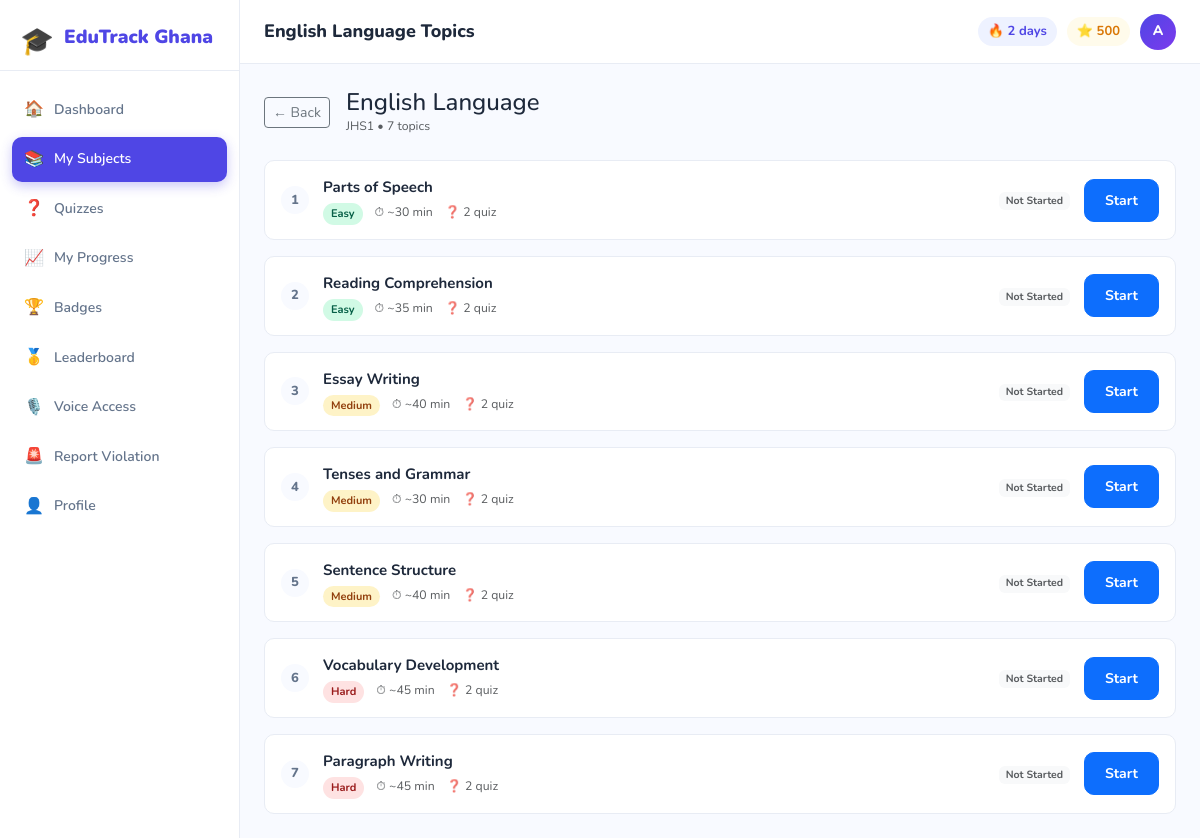
The app's page /student/subject_topics.php?id=2 (signed in) with its own data.
### tables this page shows
CREATE TABLE `subjects` (
  `id` int(11) NOT NULL AUTO_INCREMENT,
  `name` varchar(100) NOT NULL,
  `code` varchar(20) NOT NULL,
  `description` text DEFAULT NULL,
  `icon` varchar(50) DEFAULT 'book',
  `color` varchar(20) DEFAULT '#4F46E5',
  `class_level` enum('JHS1','JHS2','JHS3','ALL') DEFAULT 'ALL',
  `created_at` timestamp NOT NULL DEFAULT current_timestamp(),
  PRIMARY KEY (`id`)
);

CREATE TABLE `students` (
  `id` int(11) NOT NULL AUTO_INCREMENT,
  `school_id` int(11) NOT NULL DEFAULT 1,
  `teacher_id` int(11) DEFAULT NULL,
  `full_name` varchar(150) NOT NULL,
  `email` varchar(150) NOT NULL,
  `password_hash` varchar(255) NOT NULL,
  `student_id` varchar(50) DEFAULT NULL,
  `class_level` enum('JHS1','JHS2','JHS3') DEFAULT 'JHS1',
  `gender` enum('Male','Female','Other') DEFAULT 'Male',
  `date_of_birth` date DEFAULT NULL,
  `avatar` varchar(255) DEFAULT NULL,
  `learning_style` enum('visual','auditory','kinesthetic','reading') DEFAULT 'visual',
  `difficulty_level` enum('beginner','intermediate','advanced') DEFAULT 'beginner',
  `total_points` int(11) DEFAULT 0,
  `current_streak` int(11) DEFAULT 0,
  `longest_streak` int(11) DEFAULT 0,
  `last_activity_date` date DEFAULT NULL,
  `is_active` tinyint(1) DEFAULT 1,
  `last_login` datetime DEFAULT NULL,
  `login_count` int(11) DEFAULT 0,
  `created_at` timestamp NOT NULL DEFAULT current_timestamp(),
  `updated_at` timestamp NOT NULL DEFAULT current_timestamp() ON UPDATE current_timestamp(),
  `must_change_password` tinyint(1) DEFAULT 0,
  `parent_name` varchar(255) DEFAULT NULL,
  `parent_email` varchar(255) DEFAULT NULL,
  `parent_phone` varchar(50) DEFAULT NULL,
  PRIMARY KEY (`id`),
  UNIQUE KEY `email` (`email`),
  KEY `fk_student_school` (`school_id`),
  KEY `fk_student_teacher` (`teacher_id`),
  CONSTRAINT `fk_student_school` FOREIGN KEY (`school_id`) REFERENCES `schools` (`id`),
  CONSTRAINT `fk_student_teacher` FOREIGN KEY (`teacher_id`) REFERENCES `teachers` (`id`) ON DELETE SET NULL ON UPDATE SET NULL
);

CREATE TABLE `topics` (
  `id` int(11) NOT NULL AUTO_INCREMENT,
  `subject_id` int(11) NOT NULL,
  `school_id` int(11) DEFAULT NULL,
  `created_by_teacher_id` int(11) DEFAULT NULL,
  `title` varchar(200) NOT NULL,
  `description` text DEFAULT NULL,
  `difficulty` enum('easy','medium','hard') DEFAULT 'easy',
  `sequence_order` int(11) DEFAULT 1,
  `class_level` enum('JHS1','JHS2','JHS3') DEFAULT 'JHS1',
  `estimated_minutes` int(11) DEFAULT 30,
  `content` longtext DEFAULT NULL,
  `approval_status` enum('pending','approved','rejected') NOT NULL DEFAULT 'approved',
  `is_active` tinyint(1) NOT NULL DEFAULT 1,
  `reviewed_by_admin_id` int(11) DEFAULT NULL,
  `reviewed_at` datetime DEFAULT NULL,
  `rejection_reason` varchar(500) DEFAULT NULL,
  `created_at` timestamp NOT NULL DEFAULT current_timestamp(),
  PRIMARY KEY (`id`),
  KEY `fk_topic_subject` (`subject_id`),
  KEY `idx_topics_visibility` (`subject_id`,`class_level`,`approval_status`,`is_active`,`school_id`),
  KEY `idx_topics_creator` (`created_by_teacher_id`),
  KEY `fk_topics_school` (`school_id`),
  KEY `fk_topics_admin_reviewer` (`reviewed_by_admin_id`),
  CONSTRAINT `fk_topic_subject` FOREIGN KEY (`subject_id`) REFERENCES `subjects` (`id`),
  CONSTRAINT `fk_topics_admin_reviewer` FOREIGN KEY (`reviewed_by_admin_id`) REFERENCES `admins` (`id`) ON DELETE SET NULL,
  CONSTRAINT `fk_topics_school` FOREIGN KEY (`school_id`) REFERENCES `schools` (`id`) ON DELETE SET NULL,
  CONSTRAINT `fk_topics_teacher` FOREIGN KEY (`created_by_teacher_id`) REFERENCES `teachers` (`id`) ON DELETE SET NULL
);

### config/db.php (called while the page is built, shortened)
<?php
function getDB(): PDO {
    static $pdo = null;
    if ($pdo === null) {
        try {
            $dsn = "mysql:host=" . DB_HOST . ";dbname=" . DB_NAME . ";charset=" . DB_CHARSET;
            $options = [
                PDO::ATTR_ERRMODE            => PDO::ERRMODE_EXCEPTION,
                PDO::ATTR_DEFAULT_FETCH_MODE => PDO::FETCH_ASSOC,
                PDO::ATTR_EMULATE_PREPARES   => false,
            ];
            $pdo = new PDO($dsn, DB_USER, DB_PASS, $options);
        } catch (PDOException $exception) {
            error_log('EduTrack database connection failed: ' . $exception->getMessage());
            http_response_code(500);
            exit('Database connection unavailable.');
        }
    }
    return $pdo;
}
function dbQuery(string $sql, array $params = []): \PDOStatement {
    $stmt = getDB()->prepare($sql);
    $stmt->execute($params);
    return $stmt;
}
function dbRow(string $sql, array $params = []): ?array {
    return dbQuery($sql, $params)->fetch() ?: null;
}
function dbRows(string $sql, array $params = []): array {
    return dbQuery($sql, $params)->fetchAll();
}

### auth/auth.php (called while the page is built, shortened)
<?php
require_once __DIR__ . '/../config/db.php';
function isLoggedIn(): bool {
    return isset($_SESSION['user_id']) && isset($_SESSION['user_type']);
}
function getCurrentUser(): ?array {
    $table = match ($_SESSION['user_type']) {
        'admin' => 'admins',
        'teacher' => 'teachers',
        default => 'students',
    };
    return dbRow("SELECT * FROM $table WHERE id = ?", [$_SESSION['user_id']]);
}

### student/student.php (called while the page is built, shortened)
<?php
require_once __DIR__ . '/../auth/auth.php';
function getTopicsForSubject(int $subjectId, int $studentId, string $classLevel): array {
    $student = dbRow('SELECT school_id FROM students WHERE id = ?', [$studentId]);
    $schoolId = (int)($student['school_id'] ?? 0);
    $topics = dbRows(
        "SELECT t.*,
                tp.status, tp.completion_percent, tp.time_spent_minutes,
                (SELECT COUNT(*) FROM quizzes WHERE topic_id = t.id) as quiz_count
         FROM topics t
         LEFT JOIN topic_progress tp ON tp.topic_id = t.id AND tp.student_id = ?
         WHERE t.subject_id = ? AND t.class_level = ?
           AND t.approval_status = 'approved' AND t.is_active = 1
           AND (t.school_id IS NULL OR t.school_id = ?)
         ORDER BY t.sequence_order",
        [$studentId, $subjectId, $classLevel, $schoolId]
    );
    return $topics;
}

### student/subject_topics.php (the view, shortened to what this page needs)
<?php
require_once __DIR__ . '/../auth/auth.php';
require_once __DIR__ . '/student.php';
$studentId = $_SESSION['user_id'];
$student = getCurrentUser();
$subjectId = (int)($_GET['id'] ?? 0);
$subject = dbRow("SELECT * FROM subjects WHERE id = ?", [$subjectId]);
$topics = getTopicsForSubject($subjectId, $studentId, $student['class_level']);
$pageTitle = $subject['name'] . ' Topics';
$activeNav = 'subjects';
require_once __DIR__ . '/../includes/header.php';
?>
<div class="d-flex align-items-center gap-3 mb-4">
    <a href="<?= BASE_URL ?>/student/subjects.php" class="btn btn-sm btn-outline-secondary">← Back</a>
    <div>
        <h4 class="mb-0"><?= htmlspecialchars($subject['name']) ?></h4>
        <p class="text-muted small mb-0"><?= $student['class_level'] ?> • <?= count($topics) ?> topics</p>
    </div>
</div>
<div class="row g-3">
    <?php foreach ($topics as $i => $topic): ?>
    <?php
    $status = $topic['status'] ?? 'not_started';
    ?>
    <div class="col-12">
        <div class="topic-row <?= $status ?>">
            <div class="topic-num"><?= $i+1 ?></div>
            <div class="topic-content">
                <div class="topic-title"><?= htmlspecialchars($topic['title']) ?></div>
                <div class="topic-meta">
                    <span class="difficulty-badge diff-<?= $topic['difficulty'] ?>"><?= ucfirst($topic['difficulty']) ?></span>
                    <span class="text-muted small">⏱ ~<?= $topic['estimated_minutes'] ?> min</span>
                    <?php if ($topic['quiz_count'] > 0): ?>
                        <span class="text-muted small">❓ <?= $topic['quiz_count'] ?> quiz</span>
                    <?php endif; ?>
                </div>
            </div>
            <div class="topic-status">
                <?php if ($status === 'completed'): ?>
                    <span class="badge bg-success-soft text-success">✓ Done</span>
                <?php elseif ($status === 'in_progress'): ?>
                    <span class="badge bg-warning-soft text-warning">In Progress</span>
                <?php else: ?>
                    <span class="badge bg-light text-muted">Not Started</span>
                <?php endif; ?>
            </div>
            <div class="topic-action">
                <a href="<?= BASE_URL ?>/student/topic.php?id=<?= $topic['id'] ?>"
                   class="btn btn-sm btn-edu <?= $status === 'completed' ? 'btn-outline-success' : 'btn-primary' ?>">
                    <?= $status === 'completed' ? 'Review' : ($status === 'in_progress' ? 'Continue' : 'Start') ?>
                </a>
            </div>
        </div>
    </div>
    <?php endforeach; ?>
</div>
<?php require_once __DIR__ . '/../includes/footer.php'; ?>

### includes/header.php (shortened to what this page needs)
<?php
$user = getCurrentUser();
$userType = $_SESSION['user_type'] ?? 'student';
?>
<!DOCTYPE html>
<html lang="en">
<head>
    <link href="https://cdn.jsdelivr.net/npm/bootstrap@5.3.2/dist/css/bootstrap.min.css" rel="stylesheet">
    <link href="<?= BASE_URL ?>/assets/css/style.css?v=<?= filemtime(__DIR__ . '/../assets/css/style.css') ?>" rel="stylesheet">
</head>
<body class="dashboard-body">
<div class="sidebar" id="sidebar">
    <div class="sidebar-brand">
        <span class="logo-icon" aria-hidden="true">🎓</span>
        <span class="logo-text">EduTrack Ghana</span>
    </div>
    <?php if ($userType === 'student'): ?>
    <nav class="sidebar-nav">
        <a href="<?= BASE_URL ?>/student/dashboard.php"
           class="nav-item <?= ($activeNav??'')==='dashboard'?'active':'' ?>">
            <span class="nav-icon">🏠</span> Dashboard
        </a>
        <a href="<?= BASE_URL ?>/student/subjects.php"
           class="nav-item <?= ($activeNav??'')==='subjects'?'active':'' ?>">
            <span class="nav-icon">📚</span> My Subjects
        </a>
        <a href="<?= BASE_URL ?>/student/quizzes.php"
           class="nav-item <?= ($activeNav??'')==='quizzes'?'active':'' ?>">
            <span class="nav-icon">❓</span> Quizzes
        </a>
        <a href="<?= BASE_URL ?>/student/progress.php"
           class="nav-item <?= ($activeNav??'')==='progress'?'active':'' ?>">
            <span class="nav-icon">📈</span> My Progress
        </a>
        <a href="<?= BASE_URL ?>/student/badges.php"
           class="nav-item <?= ($activeNav??'')==='badges'?'active':'' ?>">
            <span class="nav-icon">🏆</span> Badges
        </a>
        <a href="<?= BASE_URL ?>/student/leaderboard.php"
           class="nav-item <?= ($activeNav??'')==='leaderboard'?'active':'' ?>">
            <span class="nav-icon">🥇</span> Leaderboard
        </a>
        <a href="<?= BASE_URL ?>/student/accessibility.php"
           class="nav-item <?= ($activeNav??'')==='accessibility'?'active':'' ?>">
            <span class="nav-icon">🎙️</span> Voice Access
        </a>
        <a href="<?= BASE_URL ?>/student/report_violation.php"
           class="nav-item <?= ($activeNav??'')==='report_violation'?'active':'' ?>">
            <span class="nav-icon">🚨</span> Report Violation
        </a>
        <a href="<?= BASE_URL ?>/student/profile.php"
           class="nav-item <?= ($activeNav??'')==='profile'?'active':'' ?>">
            <span class="nav-icon">👤</span> Profile
        </a>
    </nav>
    <?php endif; ?>
</div>
<div class="main-content" id="mainContent">
    <div class="topbar">
        <div class="topbar-title">
            <?= htmlspecialchars($pageTitle ?? 'Dashboard') ?>
        </div>
        <div class="topbar-right">
            <?php if ($userType === 'student' && $user): ?>
                <div class="streak-badge" title="Current streak">
                    🔥 <?= (int)$user['current_streak'] ?> days
                </div>
                <div class="points-badge" title="Total points">
                    ⭐ <?= number_format($user['total_points']) ?>
                </div>
            <?php endif; ?>
            <div class="dropdown user-menu">
                <button class="user-avatar-top user-avatar-button dropdown-toggle"
                        type="button"
                        data-bs-toggle="dropdown"
                        data-bs-auto-close="outside"
                        aria-expanded="false"
                        aria-label="Open account menu">
                    <?= strtoupper(substr($user['full_name'] ?? 'U', 0, 1)) ?>
                </button>
            </div>
        </div>
    </div>
    <div class="page-content">

### assets/css/style.css (style rules this page uses)
:root { --primary: #4F46E5; --primary-light: #818CF8; --primary-soft: #EEF2FF; --secondary: #7C3AED; --accent: #EC4899; --success: #10B981; --warning: #F59E0B; --danger: #EF4444; --info: #0EA5E9; --bg: #F8FAFF; --surface: #FFFFFF; --border: #E8ECF4; --text: #1E293B; --text-muted: #64748B; --sidebar-w: 240px; --topbar-h: 64px; --radius: 12px; --shadow: 0 1px 3px rgba(79,70,229,.08), 0 4px 16px rgba(79,70,229,.06); --shadow-lg: 0 8px 32px rgba(79,70,229,.12); }
*, *::before, *::after { box-sizing: border-box; }
body { font-family: 'Nunito', sans-serif; background: var(--bg); color: var(--text); margin: 0; font-size: 14px; line-height: 1.6; }
a { text-decoration: none; color: var(--primary); }
.logo-icon { font-size: 32px; }
.logo-text { font-size: 24px; font-weight: 900; color: white; }
.btn-edu { border-radius: 10px !important; font-weight: 700 !important; font-family: 'Nunito', sans-serif !important; transition: transform .15s, box-shadow .15s !important; padding: 10px 20px !important; }
.dashboard-body { overflow-x: hidden; }
.sidebar { position: fixed; left: 0; top: 0; bottom: 0; width: var(--sidebar-w); background: var(--surface); border-right: 1px solid var(--border); display: flex; flex-direction: column; z-index: 1000; transition: transform .3s ease; }
.sidebar-brand { padding: 20px 20px 16px; display: flex; align-items: center; gap: 10px; border-bottom: 1px solid var(--border); }
.sidebar-brand .logo-icon { width: 34px; height: 34px; display: grid; place-items: center; font-size: 27px; color: var(--primary); }
.sidebar-brand .logo-text { font-size: 19px; font-weight: 900; color: var(--primary); }
.sidebar-nav { flex: 1; padding: 16px 12px; overflow-y: auto; }
.nav-item { display: flex; align-items: center; gap: 10px; padding: 10px 12px; border-radius: 10px; color: var(--text-muted); font-weight: 600; font-size: 14px; margin-bottom: 4px; transition: all .2s; cursor: pointer; }
.nav-item.active { background: var(--primary); color: white; box-shadow: 0 4px 12px rgba(79,70,229,.3); }
.nav-icon { font-size: 16px; min-width: 20px; text-align: center; }
.main-content { margin-left: var(--sidebar-w); min-height: 100vh; transition: margin .3s ease; }
.topbar { height: var(--topbar-h); background: var(--surface); border-bottom: 1px solid var(--border); display: flex; align-items: center; padding: 0 24px; gap: 16px; position: sticky; top: 0; z-index: 100; }
.topbar-title { font-weight: 800; font-size: 18px; flex: 1; }
.topbar-right { display: flex; align-items: center; gap: 10px; }
.streak-badge, .points-badge { background: var(--primary-soft); color: var(--primary); padding: 4px 10px; border-radius: 20px; font-weight: 700; font-size: 13px; }
.points-badge { background: #FFFBEB; color: #D97706; }
.user-avatar-top { width: 36px; height: 36px; border-radius: 50%; background: linear-gradient(135deg, var(--primary), var(--secondary)); color: white; display: flex; align-items: center; justify-content: center; font-weight: 800; font-size: 14px; }
.user-avatar-button { border: 0; padding: 0; cursor: pointer; box-shadow: 0 0 0 3px transparent; transition: box-shadow .2s ease, transform .2s ease; }
.user-avatar-button::after { display: none; }
.page-content { width: 100%; padding: 24px; max-width: 1400px; margin: 0 auto; }
.topic-row { display: flex; align-items: center; gap: 14px; padding: 14px 16px; background: white; border: 1px solid var(--border); border-radius: 10px; transition: all .2s; }
.topic-num { width: 28px; height: 28px; border-radius: 50%; background: var(--bg); color: var(--text-muted); display: flex; align-items: center; justify-content: center; font-weight: 800; font-size: 13px; flex-shrink: 0; }
.topic-content { flex: 1; }
.topic-title { font-weight: 700; font-size: 15px; }
.topic-meta { display: flex; gap: 12px; margin-top: 4px; }
.topic-status, .topic-action { flex-shrink: 0; }
.difficulty-badge { padding: 2px 8px; border-radius: 20px; font-size: 11px; font-weight: 700; }
.diff-easy { background: #D1FAE5; color: #065F46; }
.diff-medium { background: #FEF3C7; color: #92400E; }
.diff-hard { background: #FEE2E2; color: #991B1B; }

### records on screen
subjects: name "English Language Topics", name "English Language"
students: current_streak "2", total_points "500", full_name "A", class_level "JHS1"
topics: title "Parts of Speech", difficulty "Easy", estimated_minutes "30", quiz_count "2"
topics: title "Reading Comprehension", difficulty "Easy", estimated_minutes "35", quiz_count "2"
topics: title "Essay Writing", difficulty "Medium", estimated_minutes "40", quiz_count "2"
topics: title "Tenses and Grammar", difficulty "Medium", estimated_minutes "30", quiz_count "2"
topics: title "Sentence Structure", difficulty "Medium", estimated_minutes "40", quiz_count "2"
topics: title "Vocabulary Development", difficulty "Hard", estimated_minutes "45", quiz_count "2"
topics: title "Paragraph Writing", difficulty "Hard", estimated_minutes "45", quiz_count "2"

### other values on screen
count($topics) "7"
